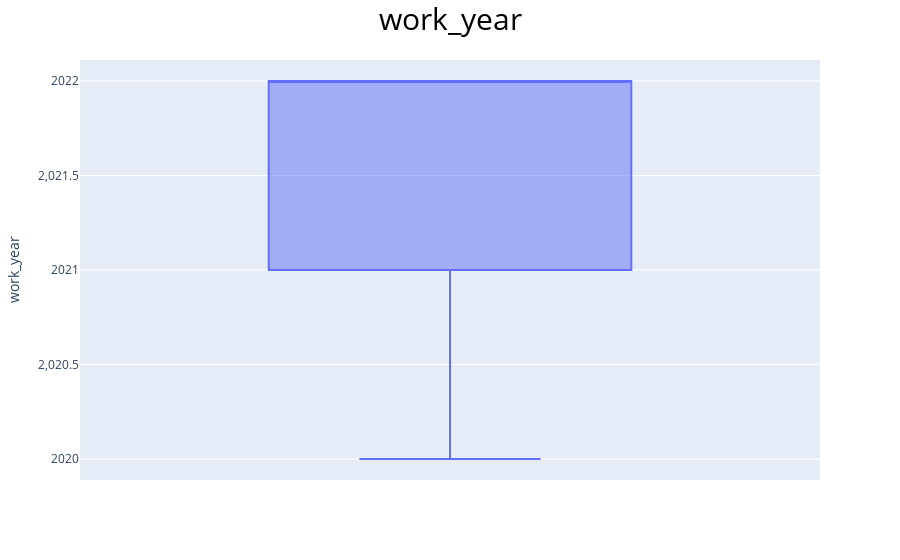
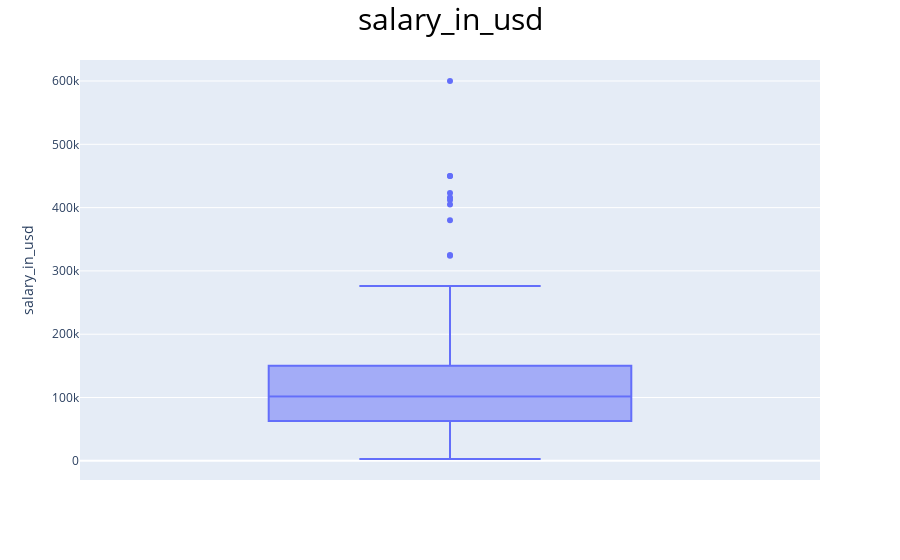
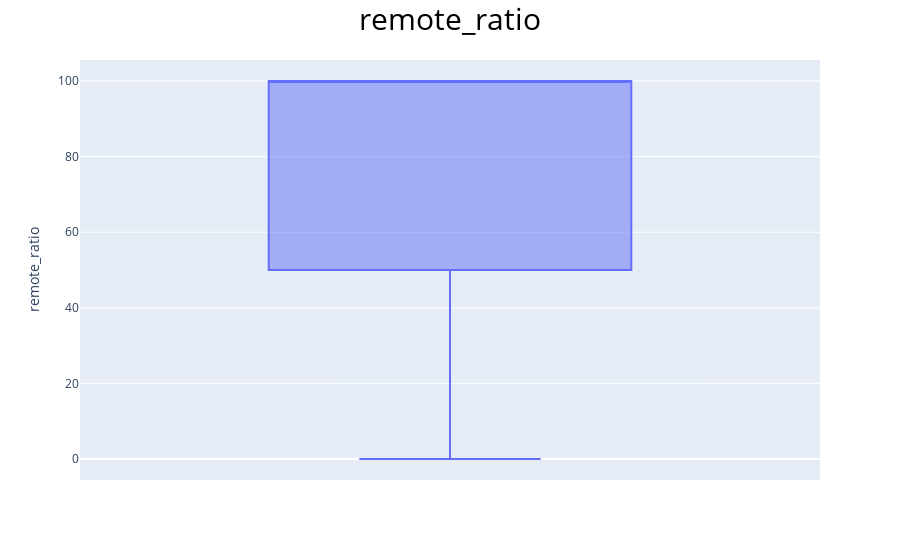

The notebook cell saved with these charts, in order:
### Markdown cell above
### there is no Null values or Outlires

### Code cell
for i in df.select_dtypes(include = "number").columns:
    fig = px.box(df, y = i)
    fig.update_layout(title_text = i,
                 title = {"x" : 0.5 ,"font_size" : 30, "font_color":"black"})
                 
    fig.show()

### Figure 1 — Plotly figure (JSON) as saved in the notebook; plotly's stock layout.template omitted (floating-point values rounded to 4 significant figures; data arrays with more than 128 entries replaced by an {"elided": "..."} marker saying what was removed)
{"data": [{"alignmentgroup": "True", "hovertemplate": "work_year=%{y}<extra></extra>", "legendgroup": "", "marker": {"color": "#636efa"}, "name": "", "notched": false, "offsetgroup": "", "orientation": "v", "showlegend": false, "type": "box", "x0": " ", "xaxis": "x", "y": {"elided": "607 int values"}, "y0": " ", "yaxis": "y"}], "layout": {"autosize": true, "boxmode": "group", "legend": {"tracegroupgap": 0}, "margin": {"t": 60}, "title": {"font": {"color": "black", "size": 30}, "text": "work_year", "x": 0.5}, "xaxis": {"anchor": "y", "autorange": true, "domain": [0, 1], "range": [-0.5, 0.5], "type": "category"}, "yaxis": {"anchor": "x", "autorange": true, "domain": [0, 1], "range": [2020.0, 2022.0], "title": {"text": "work_year"}, "type": "linear"}}}

### Figure 2 — Plotly figure (JSON) as saved in the notebook; plotly's stock layout.template omitted (floating-point values rounded to 4 significant figures; data arrays with more than 128 entries replaced by an {"elided": "..."} marker saying what was removed)
{"data": [{"alignmentgroup": "True", "hovertemplate": "salary_in_usd=%{y}<extra></extra>", "legendgroup": "", "marker": {"color": "#636efa"}, "name": "", "notched": false, "offsetgroup": "", "orientation": "v", "showlegend": false, "type": "box", "x0": " ", "xaxis": "x", "y": {"elided": "607 int values"}, "y0": " ", "yaxis": "y"}], "layout": {"autosize": true, "boxmode": "group", "legend": {"tracegroupgap": 0}, "margin": {"t": 60}, "title": {"font": {"color": "black", "size": 30}, "text": "salary_in_usd", "x": 0.5}, "xaxis": {"anchor": "y", "autorange": true, "domain": [0, 1], "range": [-0.5, 0.5], "type": "category"}, "yaxis": {"anchor": "x", "autorange": true, "domain": [0, 1], "range": [-30320.0, 633200.0], "title": {"text": "salary_in_usd"}, "type": "linear"}}}

### Figure 3 — Plotly figure (JSON) as saved in the notebook; plotly's stock layout.template omitted (floating-point values rounded to 4 significant figures; data arrays with more than 128 entries replaced by an {"elided": "..."} marker saying what was removed)
{"data": [{"alignmentgroup": "True", "hovertemplate": "remote_ratio=%{y}<extra></extra>", "legendgroup": "", "marker": {"color": "#636efa"}, "name": "", "notched": false, "offsetgroup": "", "orientation": "v", "showlegend": false, "type": "box", "x0": " ", "xaxis": "x", "y": {"elided": "607 int values"}, "y0": " ", "yaxis": "y"}], "layout": {"autosize": true, "boxmode": "group", "legend": {"tracegroupgap": 0}, "margin": {"t": 60}, "title": {"font": {"color": "black", "size": 30}, "text": "remote_ratio", "x": 0.5}, "xaxis": {"anchor": "y", "autorange": true, "domain": [0, 1], "range": [-0.5, 0.5], "type": "category"}, "yaxis": {"anchor": "x", "autorange": true, "domain": [0, 1], "range": [-5.556, 105.6], "title": {"text": "remote_ratio"}, "type": "linear"}}}
